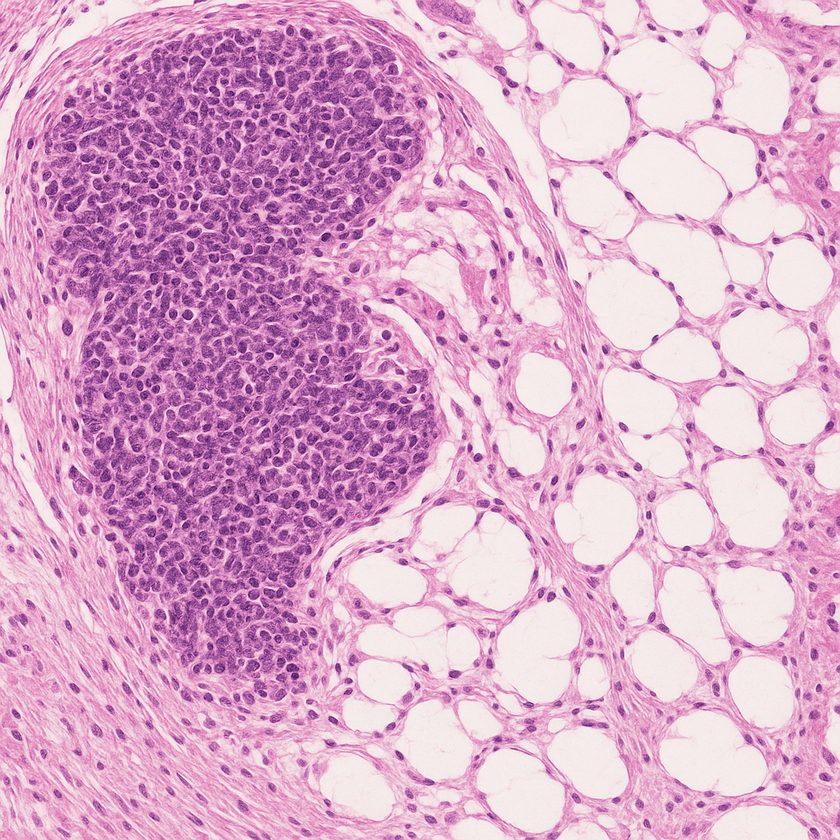
#> input picture pathology_slide_image_one.png, 840 x 840 px, shrunk from 1024 x 1024 before the run
$ jupyter execute 'Binary Tumor Detection .ipynb'
#> lines starting #> are read from the running program, lines starting #| are printed output that depends on the picture; after the words box and inside, x2 and y2 are one past the last pixel; in counts of white or black regions, pixels touching at a corner belong together
[cell 1]
# Import Libraries

import numpy as np
import matplotlib.pyplot as plt
import cv2
from skimage import filters, measure, morphology

[cell 2]
# Load a Pathology Slide

# Load your image
img = cv2.imread('pathology_slide_image_one.png')
#> img is the input picture: shape (840, 840, 3); mean B, G, R 202.5, 171.1, 219.2
# Convert to RGB (since openCV laods in BGR)
img = cv2.cvtColor(img, cv2.COLOR_BGR2RGB)

# Display the image
plt.imshow(img)
plt.axis('off')
plt.title('Original Slide')
plt.show()

[cell 3]
# Processing

# Convert to greyscale
gray = cv2.cvtColor(img, cv2.COLOR_RGB2GRAY)
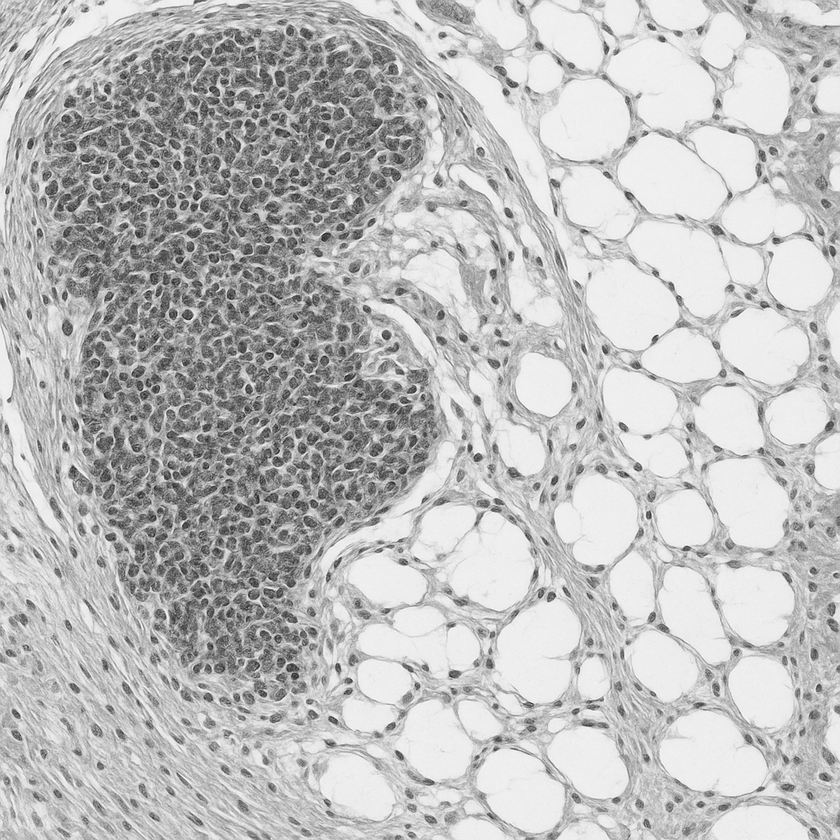
#> gray: shape (840, 840); min 26, max 254, mean 189.1

# Blur the image
blurred = cv2.GaussianBlur(gray, (5,5), 0)

# Thresholding
_, binary = cv2.threshold(blurred, 0, 255, cv2.THRESH_BINARY + cv2.THRESH_OTSU)
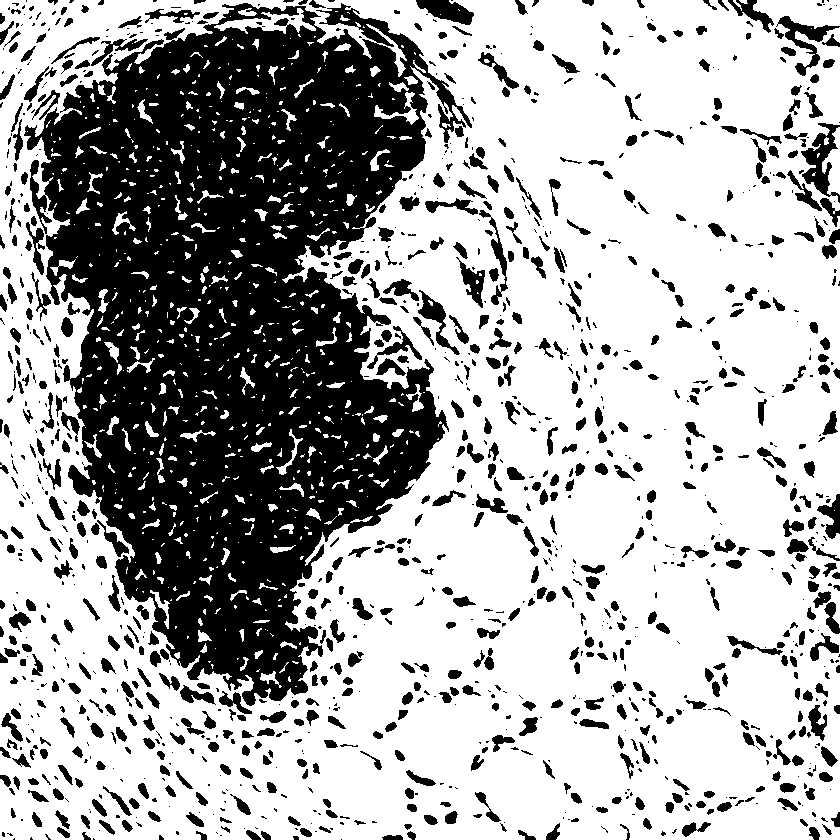
#> binary: shape (840, 840); 66.6% white; 1270 black regions (570 under 20 px)

# Show Results
plt.figure(figsize=(10,5))
plt.subplot(1,2,1)
plt.imshow(gray, cmap='gray')
plt.title('Grayscale')
plt.axis('off')

plt.subplot(1,2,2)
plt.imshow(binary, cmap='gray')
plt.title('Thresholded')
plt.axis('off')
plt.show()
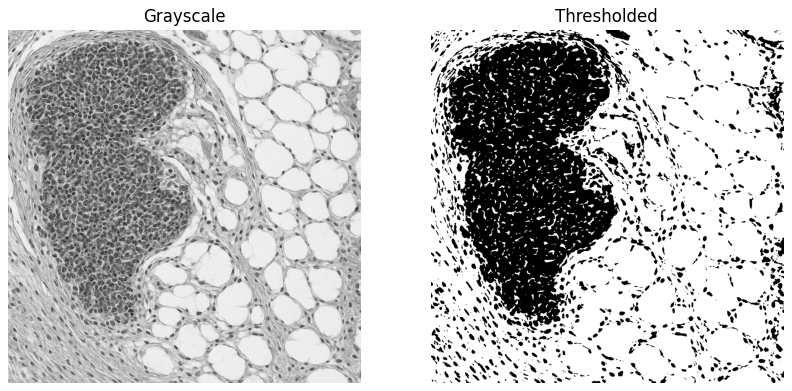
#> figure drawn by matplotlib, 2 panels

[cell 4]
# Detect Tumor Regions

# Label connected components
labels = measure.label(binary, connectivity=2)
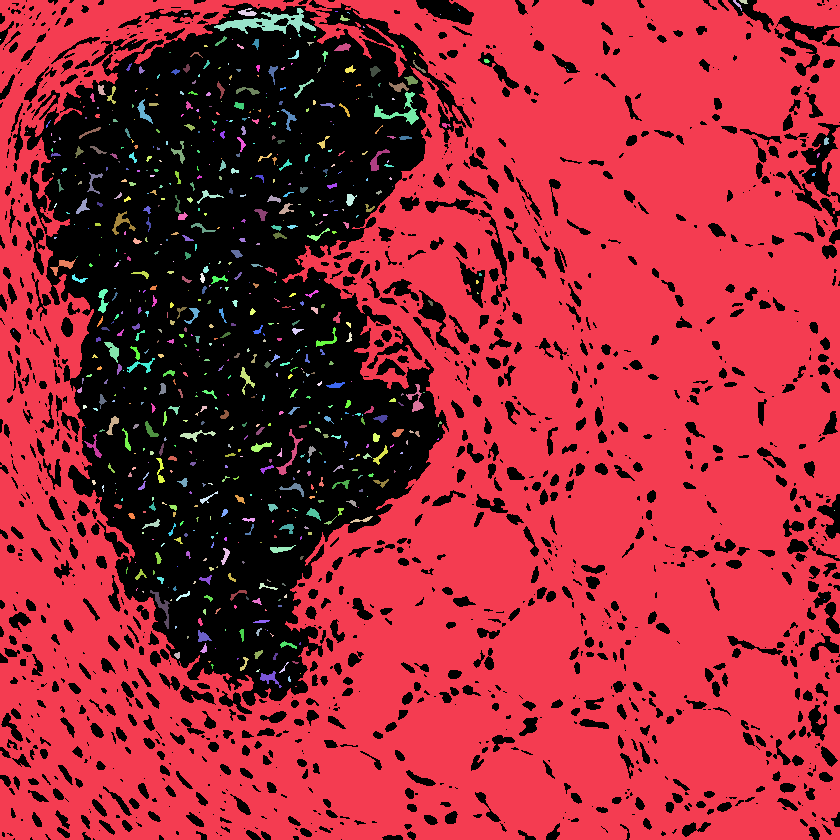
#> labels: shape (840, 840) int64; 723 distinct labels, from 0 to 722; one colour per label, 0 black
props = measure.regionprops(labels)
#> props = 722 regions; largest, box (x1, y1, x2, y2) and area: (0, 0, 840, 840) 453581, (214, 8, 316, 34) 958, (374, 92, 419, 125) 388, (276, 429, 303, 475) 209, (150, 590, 170, 629) 192

#Plot
fig, ax = plt.subplots(figsize=(10, 6))
ax.imshow(img)

for prop in props:
    #Draw rectangle around detected regions
    minr, minc, maxr, maxc = prop.bbox
    rect = plt.Rectangle((minc, minr), maxc - minc, maxr - minr,
                         edgecolor='red', facecolor='none', linewidth=2)
    ax.add_patch(rect)
#> this loop made 722 passes
#> (minr, minc, maxr, maxc) on passes 1 to 3: (0, 0, 840, 840), (0, 733, 11, 742), (0, 739, 4, 748)

ax.set_title('Detected Tumor Regions')
ax.axis('off')
plt.show()
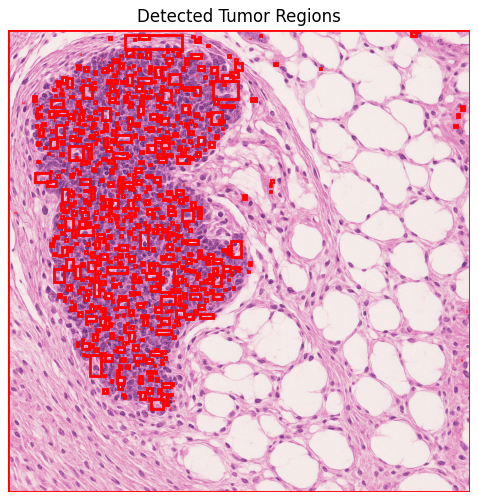
#> figure drawn by matplotlib, 1 panel
